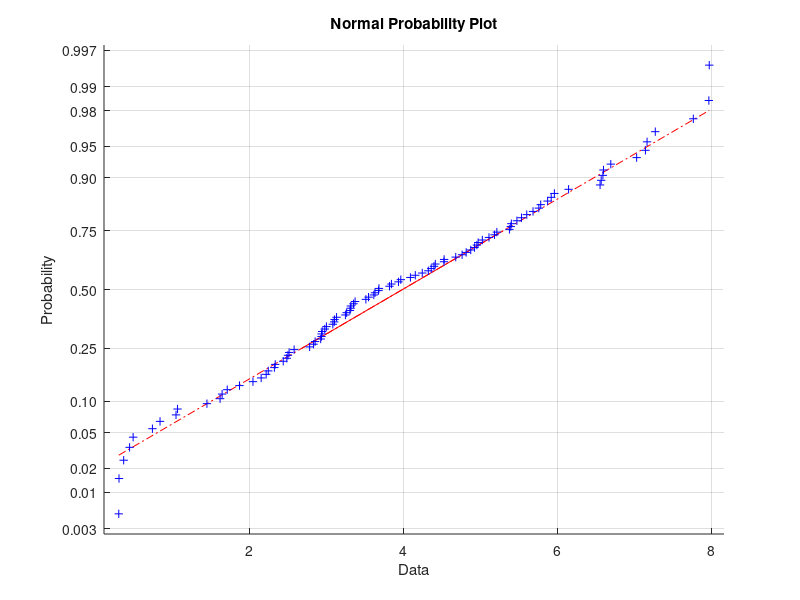

This figure's MATLAB source:
clear all
clc

x=importdata('P0911.mat');

normplot(x)
normplot(log(x))

param=lognfit(x)
[h1,p1,stats1]=chi2gof(x,'cdf',{@logncdf,param(1),param(2)})

edges=[0,10,50,100,200,500,1000,10000];
[h2,p2,stats2]=chi2gof(x,'cdf',{@logncdf,param(1),param(2)},'edges',edges)
